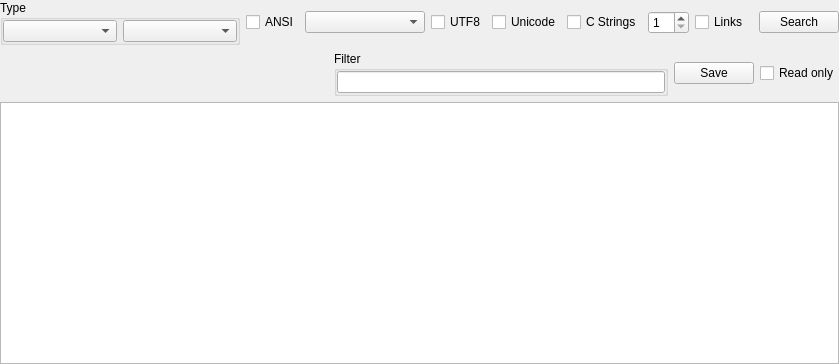
<?xml version="1.0" encoding="UTF-8"?>
<ui version="4.0">
 <class>SearchStringsWidget</class>
 <widget class="QWidget" name="SearchStringsWidget">
  <property name="geometry">
   <rect>
    <x>0</x>
    <y>0</y>
    <width>839</width>
    <height>364</height>
   </rect>
  </property>
  <property name="windowTitle">
   <string notr="true">Form</string>
  </property>
  <layout class="QVBoxLayout" name="verticalLayout_2">
   <property name="leftMargin">
    <number>0</number>
   </property>
   <property name="topMargin">
    <number>0</number>
   </property>
   <property name="rightMargin">
    <number>0</number>
   </property>
   <property name="bottomMargin">
    <number>0</number>
   </property>
   <item>
    <layout class="QHBoxLayout" name="horizontalLayout_2">
     <item>
      <widget class="QGroupBox" name="groupBoxType">
       <property name="minimumSize">
        <size>
         <width>240</width>
         <height>0</height>
        </size>
       </property>
       <property name="title">
        <string>Type</string>
       </property>
       <layout class="QHBoxLayout" name="horizontalLayout_3">
        <property name="leftMargin">
         <number>0</number>
        </property>
        <property name="topMargin">
         <number>0</number>
        </property>
        <property name="rightMargin">
         <number>0</number>
        </property>
        <property name="bottomMargin">
         <number>0</number>
        </property>
        <item>
         <widget class="QComboBox" name="comboBoxType"/>
        </item>
        <item>
         <widget class="QComboBox" name="comboBoxMapMode"/>
        </item>
       </layout>
      </widget>
     </item>
     <item>
      <widget class="QCheckBox" name="checkBoxAnsi">
       <property name="text">
        <string notr="true">ANSI</string>
       </property>
      </widget>
     </item>
     <item>
      <widget class="QComboBox" name="comboBoxANSICodec">
       <property name="minimumSize">
        <size>
         <width>120</width>
         <height>0</height>
        </size>
       </property>
      </widget>
     </item>
     <item>
      <widget class="QCheckBox" name="checkBoxUTF8">
       <property name="text">
        <string notr="true">UTF8</string>
       </property>
      </widget>
     </item>
     <item>
      <widget class="QCheckBox" name="checkBoxUnicode">
       <property name="text">
        <string notr="true">Unicode</string>
       </property>
      </widget>
     </item>
     <item>
      <widget class="QCheckBox" name="checkBoxCStrings">
       <property name="text">
        <string>C Strings</string>
       </property>
      </widget>
     </item>
     <item>
      <widget class="QSpinBox" name="spinBoxMinLength">
       <property name="minimum">
        <number>1</number>
       </property>
      </widget>
     </item>
     <item>
      <widget class="QCheckBox" name="checkBoxLinks">
       <property name="text">
        <string>Links</string>
       </property>
      </widget>
     </item>
     <item>
      <spacer name="horizontalSpacer">
       <property name="orientation">
        <enum>Qt::Horizontal</enum>
       </property>
       <property name="sizeHint" stdset="0">
        <size>
         <width>40</width>
         <height>20</height>
        </size>
       </property>
      </spacer>
     </item>
     <item>
      <widget class="QPushButton" name="pushButtonSearch">
       <property name="text">
        <string>Search</string>
       </property>
      </widget>
     </item>
    </layout>
   </item>
   <item>
    <layout class="QHBoxLayout" name="horizontalLayout">
     <item>
      <spacer name="horizontalSpacer_2">
       <property name="orientation">
        <enum>Qt::Horizontal</enum>
       </property>
       <property name="sizeHint" stdset="0">
        <size>
         <width>40</width>
         <height>20</height>
        </size>
       </property>
      </spacer>
     </item>
     <item>
      <widget class="QGroupBox" name="groupBoxFilter">
       <property name="title">
        <string>Filter</string>
       </property>
       <layout class="QVBoxLayout" name="verticalLayout">
        <property name="leftMargin">
         <number>0</number>
        </property>
        <property name="topMargin">
         <number>0</number>
        </property>
        <property name="rightMargin">
         <number>0</number>
        </property>
        <property name="bottomMargin">
         <number>0</number>
        </property>
        <item>
         <widget class="QLineEdit" name="lineEditFilter"/>
        </item>
       </layout>
      </widget>
     </item>
     <item>
      <widget class="QPushButton" name="pushButtonSave">
       <property name="text">
        <string>Save</string>
       </property>
      </widget>
     </item>
     <item>
      <widget class="QCheckBox" name="checkBoxReadonly">
       <property name="text">
        <string>Read only</string>
       </property>
      </widget>
     </item>
    </layout>
   </item>
   <item>
    <widget class="QTableView" name="tableViewResult">
     <property name="contextMenuPolicy">
      <enum>Qt::CustomContextMenu</enum>
     </property>
     <property name="editTriggers">
      <set>QAbstractItemView::NoEditTriggers</set>
     </property>
     <property name="selectionMode">
      <enum>QAbstractItemView::SingleSelection</enum>
     </property>
     <property name="selectionBehavior">
      <enum>QAbstractItemView::SelectRows</enum>
     </property>
     <property name="sortingEnabled">
      <bool>true</bool>
     </property>
     <attribute name="horizontalHeaderStretchLastSection">
      <bool>true</bool>
     </attribute>
     <attribute name="verticalHeaderVisible">
      <bool>false</bool>
     </attribute>
     <attribute name="verticalHeaderMinimumSectionSize">
      <number>20</number>
     </attribute>
     <attribute name="verticalHeaderDefaultSectionSize">
      <number>21</number>
     </attribute>
     <attribute name="verticalHeaderStretchLastSection">
      <bool>false</bool>
     </attribute>
    </widget>
   </item>
  </layout>
 </widget>
 <resources/>
 <connections/>
</ui>
